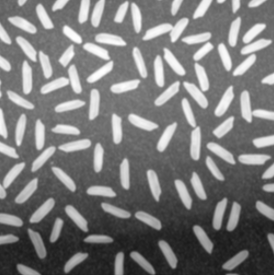
#> input picture OpenCV/image/rice.png, 274 x 275 px
$ python m.py   (older library calls are emulated)
#> lines starting #> are read from the running program, lines starting #| are printed output that depends on the picture; after the words box and inside, x2 and y2 are one past the last pixel; in counts of white or black regions, pixels touching at a corner belong together

import cv2
import numpy as np

frame = cv2.imread('image/rice.png',cv2.IMREAD_GRAYSCALE)
#> frame is the input picture: shape (275, 274); min 25, max 255, mean 121.8


laplacian = cv2.Laplacian(frame, cv2.CV_64F)
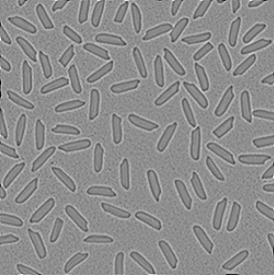
#> laplacian: shape (275, 274) float64; min -112, max 89, mean 0; drawn with min black and max white
# cv2.cv_64f是数据类型。ksize是滤波器内核的大小。我们使用5，所以5x5区域作为滤波器。虽然我们可以使用这些梯度转换为纯边，我们也可以使用Canny边缘检测！
sobelx = cv2.Sobel(frame, cv2.CV_64F, 1, 0, ksize=5)
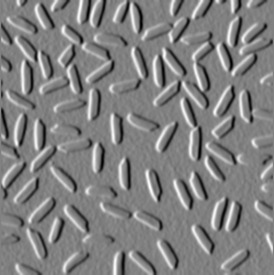
#> sobelx: shape (275, 274) float64; min -5132, max 5012, mean -8; drawn with min black and max white
sobely = cv2.Sobel(frame, cv2.CV_64F, 0, 1, ksize=5)
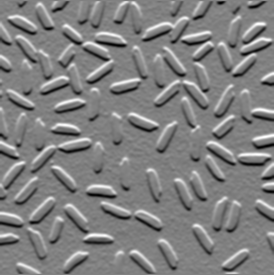
#> sobely: shape (275, 274) float64; min -4990, max 4848, mean -43.8; drawn with min black and max white

# 提取边缘 ，Canny()
edges = cv2.Canny(frame,100,200)
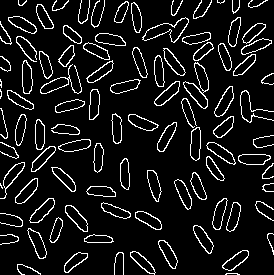
#> edges: shape (275, 274); 9.1% white in thin lines or dots

cv2.imshow('Edges',edges)
cv2.imshow('Original', frame)
cv2.imshow('laplacian', laplacian)
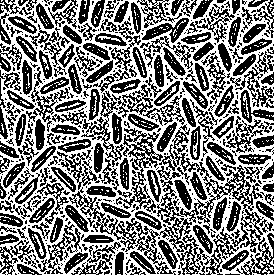
#> window 'laplacian': shape (275, 274); 49.9% white in thin lines or dots
cv2.imshow('sobelx', sobelx)
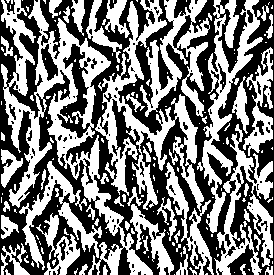
#> window 'sobelx': shape (275, 274); 48.4% white; 163 white regions (111 under 20 px), largest, box (x1, y1, x2, y2) and area: (1, 0, 153, 275) 9395, (95, 0, 204, 212) 5602, (197, 0, 263, 233) 3704
cv2.imshow('sobely', sobely)
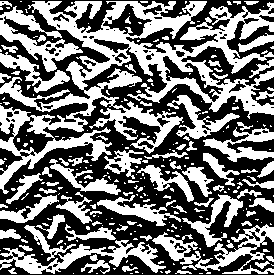
#> window 'sobely': shape (275, 274); 45.2% white; 261 white regions (181 under 20 px), largest, box (x1, y1, x2, y2) and area: (0, 1, 274, 194) 15388, (0, 240, 166, 274) 1802, (0, 6, 83, 72) 1599

cv2.waitKey(0)
cv2.destroyAllWindows()
